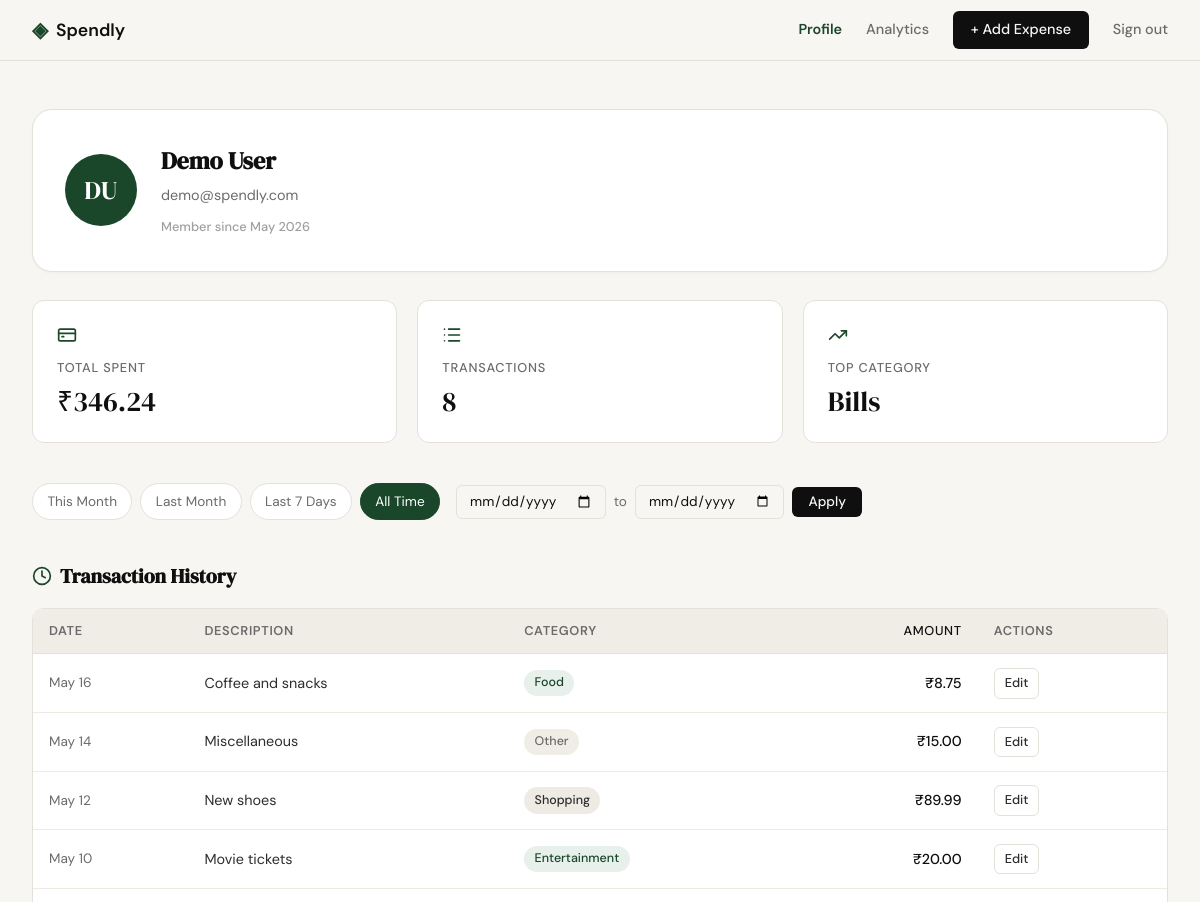
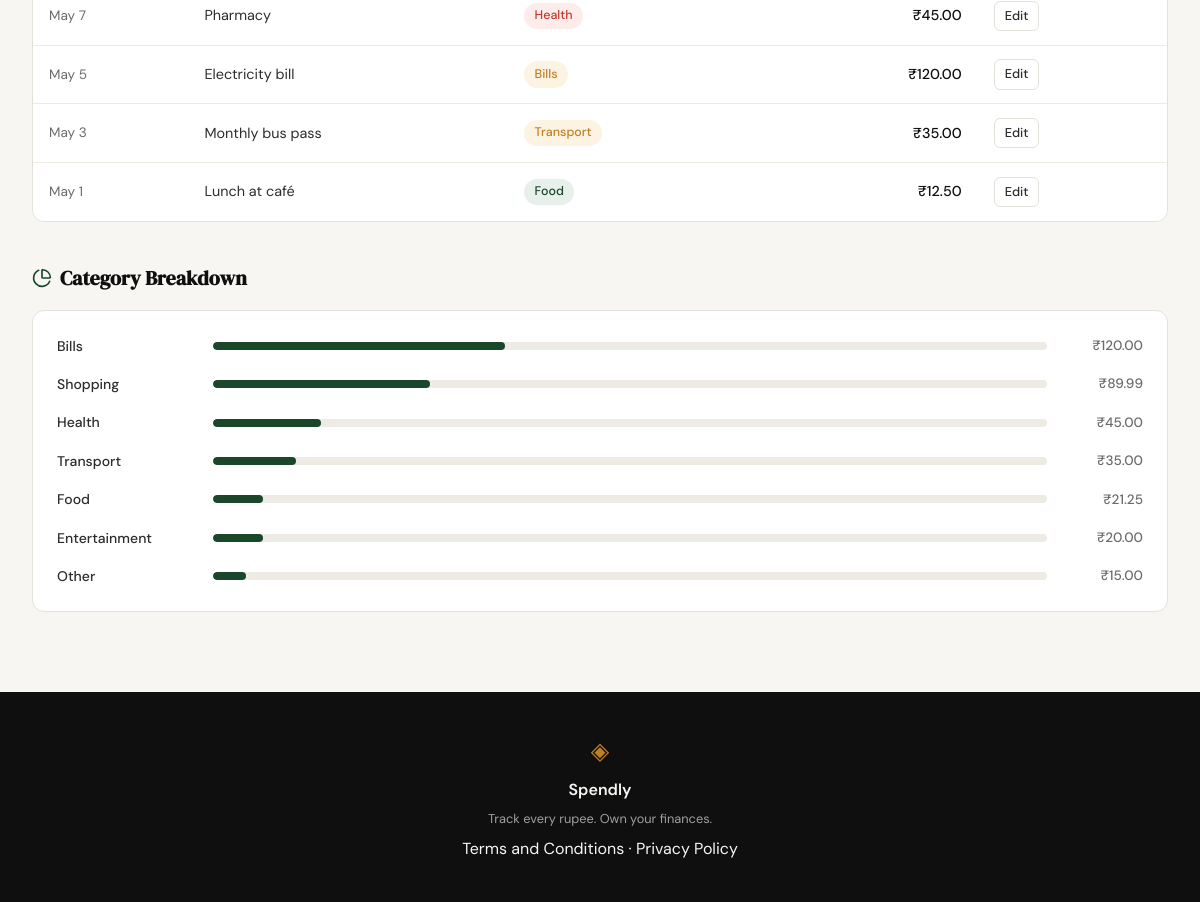
Screenshot of /profile (signed in) with the database file from the repository (2 pictures, top to bottom).
### tables this page shows
CREATE TABLE users (
            id            INTEGER PRIMARY KEY AUTOINCREMENT,
            name          TEXT    NOT NULL,
            email         TEXT    UNIQUE NOT NULL,
            password_hash TEXT    NOT NULL,
            created_at    TEXT    DEFAULT (datetime('now'))
        );

CREATE TABLE expenses (
            id          INTEGER PRIMARY KEY AUTOINCREMENT,
            user_id     INTEGER NOT NULL REFERENCES users(id),
            amount      REAL    NOT NULL,
            category    TEXT    NOT NULL,
            date        TEXT    NOT NULL,
            description TEXT,
            created_at  TEXT    DEFAULT (datetime('now'))
        );

### app.py (the view)
@app.route("/profile")
def profile():
    if not session.get("user_id"):
        return redirect(url_for("login"))
    date_from = _parse_date_param(request.args.get("from"))
    date_to   = _parse_date_param(request.args.get("to"))
    presets = _preset_ranges()
    active_preset = None
    for name, (pf, pt) in presets.items():
        if date_from == pf and date_to == pt:
            active_preset = name
            break
    if date_from is None and date_to is None:
        active_preset = "all_time"
    user_id = session["user_id"]
    user = get_user_by_id(user_id)
    stats = get_summary_stats(user_id, date_from=date_from, date_to=date_to)
    transactions = get_recent_transactions(user_id, date_from=date_from, date_to=date_to)
    categories = get_category_breakdown(user_id, date_from=date_from, date_to=date_to)
    return render_template(
        "profile.html",
        user=user,
        stats=stats,
        transactions=transactions,
        categories=categories,
        date_from=date_from,
        date_to=date_to,
        active_preset=active_preset,
        presets=presets,
    )

### app.py (called while the page is built)
def _parse_date_param(value):
    if value and _DATE_RE.match(value):
        return value
    return None

def _preset_ranges():
    today = date.today()
    first_this = today.replace(day=1)
    last_this = today.replace(day=monthrange(today.year, today.month)[1])
    prev_month = (first_this - timedelta(days=1))
    first_prev = prev_month.replace(day=1)
    last_prev = prev_month.replace(day=monthrange(prev_month.year, prev_month.month)[1])
    return {
        "this_month":  (first_this.isoformat(), last_this.isoformat()),
        "last_month":  (first_prev.isoformat(), last_prev.isoformat()),
        "last_7_days": ((today - timedelta(days=6)).isoformat(), today.isoformat()),
    }

### database/db.py (called while the page is built)
def get_db():
    conn = sqlite3.connect("spendly.db")
    conn.row_factory = sqlite3.Row
    conn.execute("PRAGMA foreign_keys = ON")
    return conn

### database/queries.py (called while the page is built)
def get_user_by_id(user_id):
    db = get_db()
    try:
        row = db.execute(
            "SELECT name, email, created_at FROM users WHERE id = ?",
            (user_id,),
        ).fetchone()
        if row is None:
            return None
        created = datetime.strptime(row["created_at"][:19], "%Y-%m-%d %H:%M:%S")
        name = row["name"]
        parts = name.split()
        initials = (parts[0][0] + parts[-1][0]).upper() if len(parts) >= 2 else parts[0][0].upper()
        return {
            "name": name,
            "email": row["email"],
            "initials": initials,
            "member_since": created.strftime("%B %Y"),
        }
    finally:
        db.close()

def _date_clause(date_from, date_to):
    if date_from and date_to:
        return " AND date BETWEEN ? AND ?", (date_from, date_to)
    if date_from:
        return " AND date >= ?", (date_from,)
    if date_to:
        return " AND date <= ?", (date_to,)
    return "", ()

### templates/profile.html (shortened to what this page needs)
{% extends "base.html" %}
{% block content %}
<div class="profile-page">
    <div class="profile-inner">
        <div class="profile-hero">
            <div class="profile-avatar">{{ user.initials }}</div>
            <div class="profile-user-info">
                <h1 class="profile-name">{{ user.name }}</h1>
                <p class="profile-email">{{ user.email }}</p>
                <span class="profile-since">Member since {{ user.member_since }}</span>
            </div>
        </div>
        <div class="profile-stats">
            <div class="profile-stat-card">
                <div class="profile-stat-icon"><i data-lucide="credit-card"></i></div>
                <div class="profile-stat-label">Total Spent</div>
                <div class="profile-stat-value">{{ stats.total_spent }}</div>
            </div>
            <div class="profile-stat-card">
                <div class="profile-stat-icon"><i data-lucide="list"></i></div>
                <div class="profile-stat-label">Transactions</div>
                <div class="profile-stat-value">{{ stats.transaction_count }}</div>
            </div>
            <div class="profile-stat-card">
                <div class="profile-stat-icon"><i data-lucide="trending-up"></i></div>
                <div class="profile-stat-label">Top Category</div>
                <div class="profile-stat-value">{{ stats.top_category }}</div>
            </div>
        </div>
        <div class="profile-filter-bar">
            <div class="profile-filter-presets">
                <a href="{{ url_for('profile', **{'from': presets.this_month[0], 'to': presets.this_month[1]}) }}"
                   class="filter-btn{% if active_preset == 'this_month' %} filter-btn--active{% endif %}">
                    This Month
                </a>
                <a href="{{ url_for('profile', **{'from': presets.last_month[0], 'to': presets.last_month[1]}) }}"
                   class="filter-btn{% if active_preset == 'last_month' %} filter-btn--active{% endif %}">
                    Last Month
                </a>
                <a href="{{ url_for('profile', **{'from': presets.last_7_days[0], 'to': presets.last_7_days[1]}) }}"
                   class="filter-btn{% if active_preset == 'last_7_days' %} filter-btn--active{% endif %}">
                    Last 7 Days
                </a>
                <a href="{{ url_for('profile') }}"
                   class="filter-btn{% if active_preset == 'all_time' %} filter-btn--active{% endif %}">
                    All Time
                </a>
            </div>
            <form class="profile-filter-custom" method="GET" action="{{ url_for('profile') }}">
                <input type="date" name="from" class="form-input filter-date-input"
                       value="{{ date_from or '' }}" aria-label="From date">
                <span class="filter-sep">to</span>
                <input type="date" name="to" class="form-input filter-date-input"
                       value="{{ date_to or '' }}" aria-label="To date">
                <button type="submit" class="btn-primary filter-apply-btn">Apply</button>
            </form>
        </div>
        <div class="profile-section">
            <div class="profile-section-header">
                <i data-lucide="clock"></i>
                <h2>Transaction History</h2>
            </div>
            <div class="profile-table-wrap">
                <table class="profile-table">
                    <thead>
                        <tr>
                            <th>Date</th>
                            <th>Description</th>
                            <th>Category</th>
                            <th class="col-amount">Amount</th>
                            <th>Actions</th>
                        </tr>
                    </thead>
                    <tbody>
                        {% for t in transactions %}
                        <tr>
                            <td class="col-date">{{ t.date }}</td>
                            <td>{{ t.description }}</td>
                            <td>
                                <span class="profile-badge badge-{{ t.category | lower | replace(' ', '-') }}">
                                    {{ t.category }}
                                </span>
                            </td>
                            <td class="col-amount">{{ t.amount }}</td>
                            <td>
                                <a href="{{ url_for('edit_expense', id=t.id) }}" class="btn-ghost" style="font-size:0.8rem;padding:4px 10px;">Edit</a>
                            </td>
                        </tr>
                        {% endfor %}
                    </tbody>
                </table>
            </div>
        </div>
        <div class="profile-section">
            <div class="profile-section-header">
                <i data-lucide="pie-chart"></i>
                <h2>Category Breakdown</h2>
            </div>
            <div class="profile-bars">
                {% for c in categories %}
                <div class="profile-bar-row">
                    <div class="profile-bar-name">{{ c.name }}</div>
                    <div class="profile-bar-track">
                        <div class="profile-bar-fill" data-percent="{{ c.percent }}"></div>
                    </div>
                    <div class="profile-bar-amount">{{ c.amount }}</div>
                </div>
                {% endfor %}
            </div>
        </div>
    </div>
</div>
{% endblock %}

### rows the page displays
users: name "Demo User", email "demo@spendly.com"
expenses: top_category "Bills", date "May 5", description "Electricity bill", category "Bills", amount "₹120.00"
expenses: date "May 16", description "Coffee and snacks", category "Food", amount "₹8.75"
expenses: date "May 14", description "Miscellaneous", category "Other", amount "₹15.00"
expenses: date "May 12", description "New shoes", category "Shopping", amount "₹89.99"
expenses: date "May 10", description "Movie tickets", category "Entertainment", amount "₹20.00"
expenses: date "May 7", description "Pharmacy", category "Health", amount "₹45.00"
expenses: date "May 3", description "Monthly bus pass", category "Transport", amount "₹35.00"
expenses: date "May 1", description "Lunch at café", category "Food", amount "₹12.50"

### other values shown
{{ user.initials }} "DU"
{{ user.member_since }} "May 2026"
{{ stats.total_spent }} "₹346.24"
{{ stats.transaction_count }} "8"
{{ c.name }} "Bills" "Shopping" "Health" "Transport" "Food" "Entertainment" "Other"
{{ c.amount }} "₹120.00" "₹89.99" "₹45.00" "₹35.00" "₹21.25" "₹20.00" "₹15.00"
